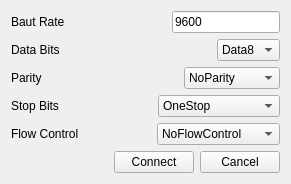
<?xml version="1.0" encoding="UTF-8"?>
<ui version="4.0">
 <class>ConnectForm</class>
 <widget class="QWidget" name="ConnectForm">
  <property name="geometry">
   <rect>
    <x>0</x>
    <y>0</y>
    <width>259</width>
    <height>194</height>
   </rect>
  </property>
  <property name="sizePolicy">
   <sizepolicy hsizetype="Preferred" vsizetype="Preferred">
    <horstretch>0</horstretch>
    <verstretch>0</verstretch>
   </sizepolicy>
  </property>
  <property name="windowTitle">
   <string>COM ###</string>
  </property>
  <layout class="QVBoxLayout" name="verticalLayout">
   <property name="sizeConstraint">
    <enum>QLayout::SizeConstraint::SetFixedSize</enum>
   </property>
   <item>
    <layout class="QHBoxLayout" name="horizontalLayout">
     <item>
      <widget class="QLabel" name="label">
       <property name="minimumSize">
        <size>
         <width>100</width>
         <height>0</height>
        </size>
       </property>
       <property name="text">
        <string>Baut Rate</string>
       </property>
      </widget>
     </item>
     <item>
      <spacer name="horizontalSpacer">
       <property name="orientation">
        <enum>Qt::Orientation::Horizontal</enum>
       </property>
       <property name="sizeHint" stdset="0">
        <size>
         <width>40</width>
         <height>20</height>
        </size>
       </property>
      </spacer>
     </item>
     <item>
      <widget class="QLineEdit" name="leBautRate">
       <property name="text">
        <string>9600</string>
       </property>
      </widget>
     </item>
    </layout>
   </item>
   <item>
    <layout class="QHBoxLayout" name="horizontalLayout_2">
     <item>
      <widget class="QLabel" name="label_2">
       <property name="minimumSize">
        <size>
         <width>100</width>
         <height>0</height>
        </size>
       </property>
       <property name="text">
        <string>Data Bits</string>
       </property>
      </widget>
     </item>
     <item>
      <spacer name="horizontalSpacer_3">
       <property name="orientation">
        <enum>Qt::Orientation::Horizontal</enum>
       </property>
       <property name="sizeHint" stdset="0">
        <size>
         <width>40</width>
         <height>20</height>
        </size>
       </property>
      </spacer>
     </item>
     <item>
      <widget class="QComboBox" name="cbDataBits">
       <item>
        <property name="text">
         <string>Data8</string>
        </property>
       </item>
       <item>
        <property name="text">
         <string>Data7</string>
        </property>
       </item>
       <item>
        <property name="text">
         <string>Data6</string>
        </property>
       </item>
       <item>
        <property name="text">
         <string>Data5</string>
        </property>
       </item>
      </widget>
     </item>
    </layout>
   </item>
   <item>
    <layout class="QHBoxLayout" name="horizontalLayout_3">
     <item>
      <widget class="QLabel" name="label_3">
       <property name="minimumSize">
        <size>
         <width>100</width>
         <height>0</height>
        </size>
       </property>
       <property name="text">
        <string>Parity</string>
       </property>
      </widget>
     </item>
     <item>
      <spacer name="horizontalSpacer_4">
       <property name="orientation">
        <enum>Qt::Orientation::Horizontal</enum>
       </property>
       <property name="sizeHint" stdset="0">
        <size>
         <width>40</width>
         <height>20</height>
        </size>
       </property>
      </spacer>
     </item>
     <item>
      <widget class="QComboBox" name="cbParity">
       <item>
        <property name="text">
         <string>NoParity</string>
        </property>
       </item>
       <item>
        <property name="text">
         <string>EvenParity</string>
        </property>
       </item>
       <item>
        <property name="text">
         <string>OddParity</string>
        </property>
       </item>
       <item>
        <property name="text">
         <string>SpaceParity</string>
        </property>
       </item>
       <item>
        <property name="text">
         <string>MarkParity</string>
        </property>
       </item>
      </widget>
     </item>
    </layout>
   </item>
   <item>
    <layout class="QHBoxLayout" name="horizontalLayout_4">
     <item>
      <widget class="QLabel" name="label_4">
       <property name="minimumSize">
        <size>
         <width>100</width>
         <height>0</height>
        </size>
       </property>
       <property name="text">
        <string>Stop Bits</string>
       </property>
      </widget>
     </item>
     <item>
      <spacer name="horizontalSpacer_5">
       <property name="orientation">
        <enum>Qt::Orientation::Horizontal</enum>
       </property>
       <property name="sizeHint" stdset="0">
        <size>
         <width>40</width>
         <height>20</height>
        </size>
       </property>
      </spacer>
     </item>
     <item>
      <widget class="QComboBox" name="cbStopBits">
       <item>
        <property name="text">
         <string>OneStop</string>
        </property>
       </item>
       <item>
        <property name="text">
         <string>OneAndHalfStop</string>
        </property>
       </item>
       <item>
        <property name="text">
         <string>TwoStop</string>
        </property>
       </item>
      </widget>
     </item>
    </layout>
   </item>
   <item>
    <layout class="QHBoxLayout" name="horizontalLayout_5">
     <item>
      <widget class="QLabel" name="label_5">
       <property name="minimumSize">
        <size>
         <width>100</width>
         <height>0</height>
        </size>
       </property>
       <property name="text">
        <string>Flow Control</string>
       </property>
      </widget>
     </item>
     <item>
      <spacer name="horizontalSpacer_6">
       <property name="orientation">
        <enum>Qt::Orientation::Horizontal</enum>
       </property>
       <property name="sizeHint" stdset="0">
        <size>
         <width>40</width>
         <height>20</height>
        </size>
       </property>
      </spacer>
     </item>
     <item>
      <widget class="QComboBox" name="cbFlowControl">
       <item>
        <property name="text">
         <string>NoFlowControl</string>
        </property>
       </item>
       <item>
        <property name="text">
         <string>HardwareControl</string>
        </property>
       </item>
       <item>
        <property name="text">
         <string>SoftwareControl</string>
        </property>
       </item>
      </widget>
     </item>
    </layout>
   </item>
   <item>
    <layout class="QHBoxLayout" name="horizontalLayout_6">
     <item>
      <spacer name="horizontalSpacer_2">
       <property name="orientation">
        <enum>Qt::Orientation::Horizontal</enum>
       </property>
       <property name="sizeHint" stdset="0">
        <size>
         <width>40</width>
         <height>20</height>
        </size>
       </property>
      </spacer>
     </item>
     <item>
      <widget class="QPushButton" name="pbConnect">
       <property name="text">
        <string>Connect</string>
       </property>
      </widget>
     </item>
     <item>
      <widget class="QPushButton" name="pbCancel">
       <property name="text">
        <string>Cancel</string>
       </property>
      </widget>
     </item>
    </layout>
   </item>
  </layout>
 </widget>
 <resources/>
 <connections/>
</ui>
